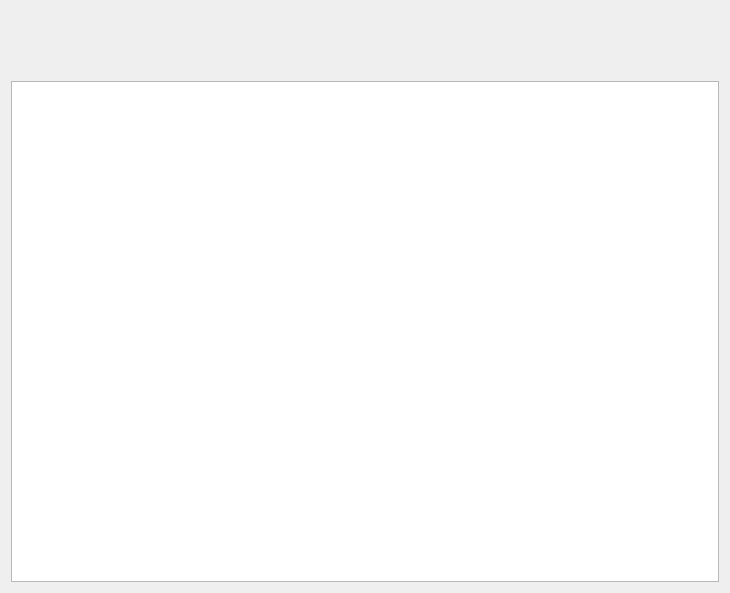
<?xml version="1.0" encoding="UTF-8"?>
<ui version="4.0">
 <class>AboutWindow</class>
 <widget class="QDialog" name="AboutWindow">
  <property name="geometry">
   <rect>
    <x>0</x>
    <y>0</y>
    <width>730</width>
    <height>593</height>
   </rect>
  </property>
  <property name="windowTitle">
   <string>Dialog</string>
  </property>
  <layout class="QVBoxLayout" name="verticalLayout">
   <item>
    <widget class="QLabel" name="iconLabel">
     <property name="sizePolicy">
      <sizepolicy hsizetype="Minimum" vsizetype="Fixed">
       <horstretch>0</horstretch>
       <verstretch>0</verstretch>
      </sizepolicy>
     </property>
     <property name="minimumSize">
      <size>
       <width>64</width>
       <height>64</height>
      </size>
     </property>
     <property name="text">
      <string/>
     </property>
     <property name="pixmap">
      <pixmap resource="resources.qrc">:/resources/ISFEditorAppIcon.png</pixmap>
     </property>
     <property name="scaledContents">
      <bool>false</bool>
     </property>
     <property name="alignment">
      <set>Qt::AlignCenter</set>
     </property>
    </widget>
   </item>
   <item>
    <widget class="QTextEdit" name="textEdit">
     <property name="readOnly">
      <bool>false</bool>
     </property>
    </widget>
   </item>
  </layout>
 </widget>
 <resources>
  <include location="resources.qrc"/>
 </resources>
 <connections/>
</ui>
